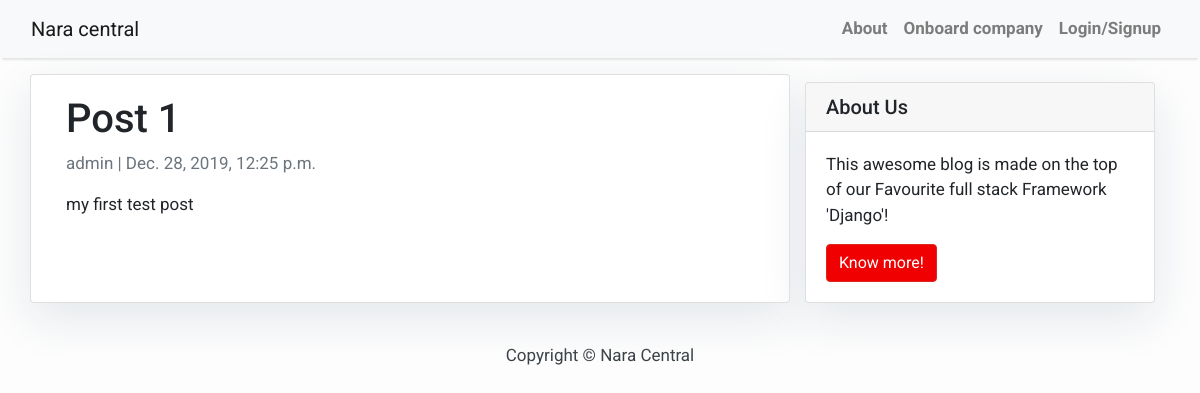
Page /post-1/ on the committed database.
### article/models.py (models this page shows, shortened)
class Article(models.Model):
    title = models.CharField(max_length=200, unique=True)
    slug = models.SlugField(max_length=200, unique=True)
    author = models.ForeignKey(User, on_delete=models.CASCADE, related_name='blog_posts')
    content = models.TextField()
    created_on = models.DateTimeField(auto_now_add=True)
    status = models.IntegerField(choices=STATUS, default=0)
    class Meta:
        ordering = ['-created_on']

### article/views.py (the view)
# urls.py: path('<slug:slug>/', views.ArticleDetail.as_view(), name='article_detail'),
class ArticleDetail(generic.DetailView):
    model = Article
    template_name = 'article_detail.html'

### templates/article_detail.html
{% extends 'base.html' %} {% block content %}
<div class="container">
  <div class="row">
    <div class="col-md-8 card mb-4  mt-3 left  top">
      <div class="card-body">
        <h1>{% block title %} {{ object.title }} {% endblock title %}</h1>
        <p class=" text-muted">{{ article.author }} | {{ article.created_on }}</p>
        <p class="card-text ">{{ object.content | safe }}</p>
      </div>
    </div>
    {% block sidebar %} {% include 'sidebar.html' %} {% endblock sidebar %}
  </div>
</div>
{% endblock content %}

### templates/base.html (style rules this page uses)
body { font-family: "Roboto", sans-serif; font-size: 17px; background-color: #fdfdfd; }

### templates/sidebar.html (style rules this page uses)
.card { box-shadow: 0 16px 48px #E3E7EB; }

### rows in the picture
Article: title "Post 1", author "admin", created_on "Dec. 28, 2019, 12:25 p.m.", content "my first test post"
